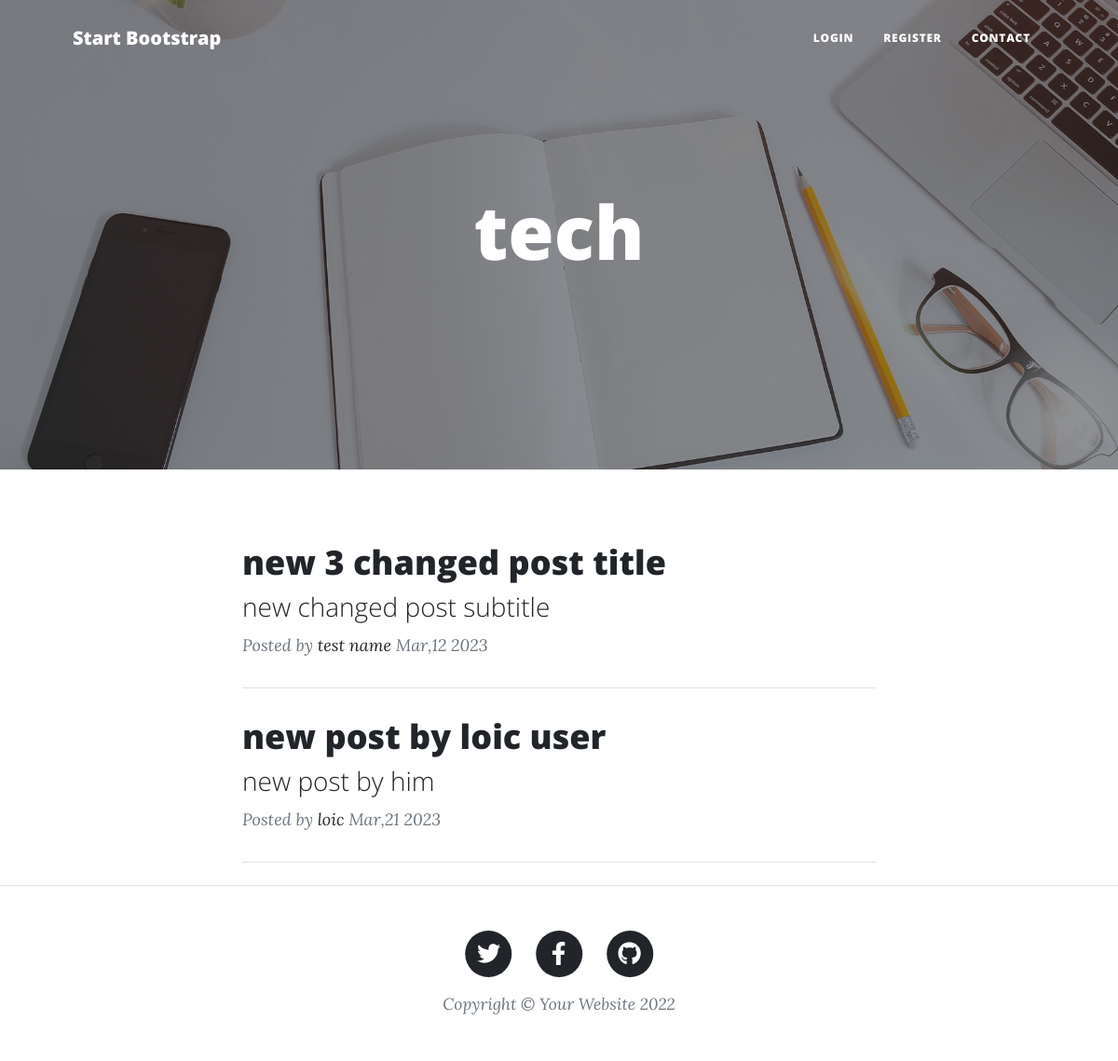
Page /categories/category.php?cat_id=2 on the committed database.
### tables this page shows
CREATE TABLE IF NOT EXISTS `categories` (
  `catID` int NOT NULL AUTO_INCREMENT,
  `category_name` varchar(200) NOT NULL DEFAULT '0',
  `created_at` timestamp NOT NULL DEFAULT CURRENT_TIMESTAMP,
  PRIMARY KEY (`catID`)
);

CREATE TABLE IF NOT EXISTS `posts` (
  `postID` int NOT NULL AUTO_INCREMENT,
  `title` varchar(200) NOT NULL,
  `subtitle` varchar(200) NOT NULL,
  `body` text NOT NULL,
  `image` varchar(200) NOT NULL,
  `user_id` varchar(3) NOT NULL,
  `create_at` timestamp NOT NULL DEFAULT CURRENT_TIMESTAMP,
  `username` varchar(200) NOT NULL,
  `post_cat` int NOT NULL DEFAULT '1',
  PRIMARY KEY (`postID`)
);

### categories/category.php (the view)
<?php
require_once "../includes/navbar.php";
require_once "../config/config.php";
if (isset($_GET['cat_id'])) {
    $catID = $_GET['cat_id'];
    $query = "SELECT * FROM posts WHERE post_cat = '$catID'";
    $result = $conn->query($query);
    $rows = array();
    while ($row = $result->fetch_object()) {
        $rows[] = $row;
    }
    $catquyery = "SELECT * FROM categories";
    $catresult = $conn->query($catquyery);
    $catRows = array();
    while ($catRow = $catresult->fetch_object()) {
        $catRows[] = $catRow;
    }
    foreach ($catRows as $catRow) {
        if ($catRow->catID === $catID) {
            $the_post_cat = $catRow->category_name;
        }
    }
} else {
    header("location: http://localhost/clean_post");
}
?>
<header class="masthead" style="background-image: url('http://localhost/clean_post/assets/img/home-bg.jpg')">
    <div class="container position-relative px-4 px-lg-5">
        <div class="row gx-4 gx-lg-5 justify-content-center">
            <div class="col-md-10 col-lg-8 col-xl-7">
                <div class="site-heading">
                    <h1><?php echo $the_post_cat ?></h1>
                </div>
            </div>
        </div>
    </div>
</header>
<div class="row gx-4 gx-lg-5 justify-content-center">
    <div class="col-md-10 col-lg-8 col-xl-7">
        <?php foreach ($rows as $row) : ?>
            <div class="post-preview">
                <a href="http://localhost/clean_post/posts/post.php?post_id=<?php echo $row->postID;; ?>">
                    <h2 class="post-title"><?php echo $row->title; ?></h2>
                    <h3 class="post-subtitle"><?php echo $row->subtitle; ?></h3>
                </a>
                <p class="post-meta">
                    Posted by
                    <a href="#!"><?php echo $row->username ?></a>
                    <?php echo date('M', strtotime($row->create_at)) . ',' . date('d', strtotime($row->create_at)) . ' ' . date('Y', strtotime($row->create_at)); ?>
                </p>
            </div>
            <hr class="my-4" />
        <?php endforeach; ?>
    </div>
</div>
<?php
require_once "../includes/footer.php";
?>

### rows in the picture
categories: category_name "tech"
posts: title "new 3 changed post title", subtitle "new changed post subtitle", username "test name", create_at "Mar", create_at "12", create_at "2023"
posts: title "new post by loic user", subtitle "new post by him", username "loic", create_at "Mar", create_at "21", create_at "2023"
